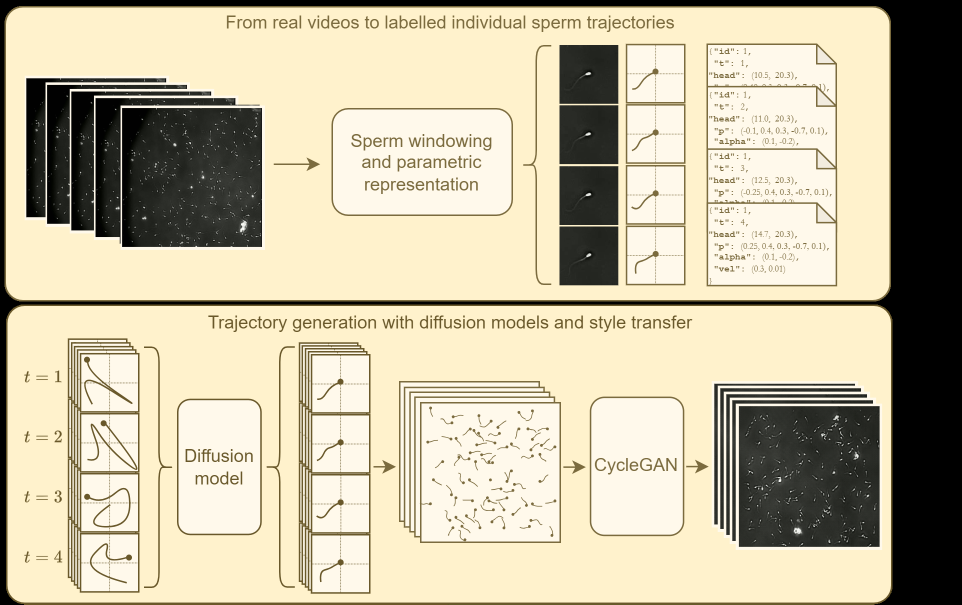
#> input picture images/abstract_spermdiffuser_v2.png, 1923 x 1209 px, found by its file name (shown at 1/2 size); its folder holds 2 pictures in this run
$ python resize.py
#> lines starting #> are read from the running program, lines starting #| are printed output that depends on the picture
import os
import cv2

img_path = 'data/real_test/images'
save_path = 'data/real_test_500x500/images'
os.makedirs(save_path, exist_ok=True)
list_path = os.listdir(img_path)

for path in list_path:
    img = cv2.imread(os.path.join(img_path, path))
#> img is the input picture: shape (1209, 1923, 3); mean B, G, R 162.9, 188, 196.5
    resize = cv2.resize(img, (500, 500), interpolation=cv2.INTER_CUBIC)
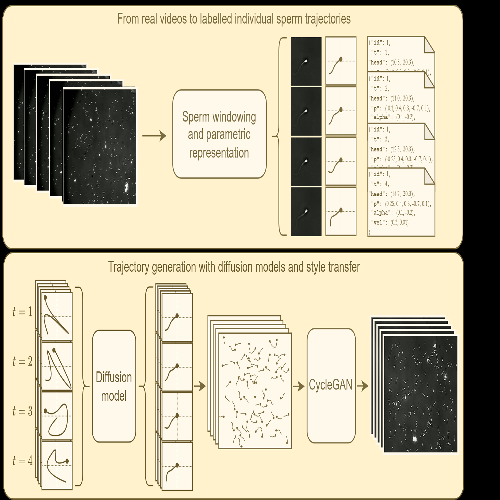
#> resize: shape (500, 500, 3); mean B, G, R 163.1, 188, 196.3
    cv2.imwrite(os.path.join(save_path, path), resize)
#> pass 2 of the loop `for path in list_path:`:
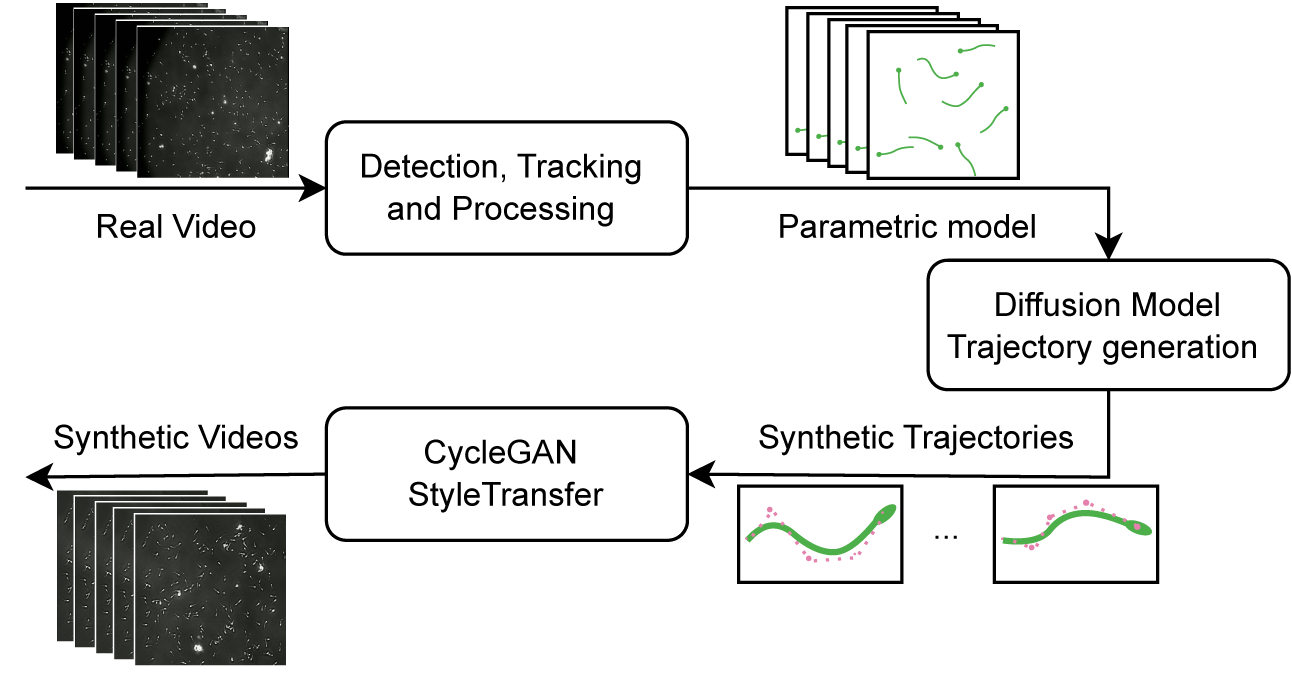
#> input picture images/spermdiffuserabstract.png, 5168 x 2700 px, found by its file name (shown at 1/4 size)
#> img is the input picture: shape (2700, 5168, 3); mean B, G, R 223.4, 224.1, 223.7
#> `resize = cv2.resize(img, (500, 500), interpolation=cv2.INTER_CUBIC)`:
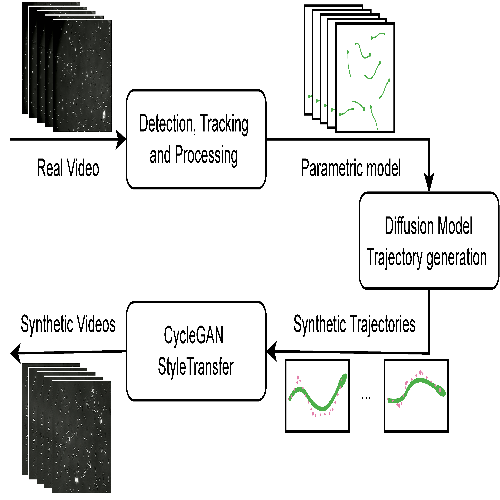
#> resize: shape (500, 500, 3); mean B, G, R 222.8, 223.6, 223.1
